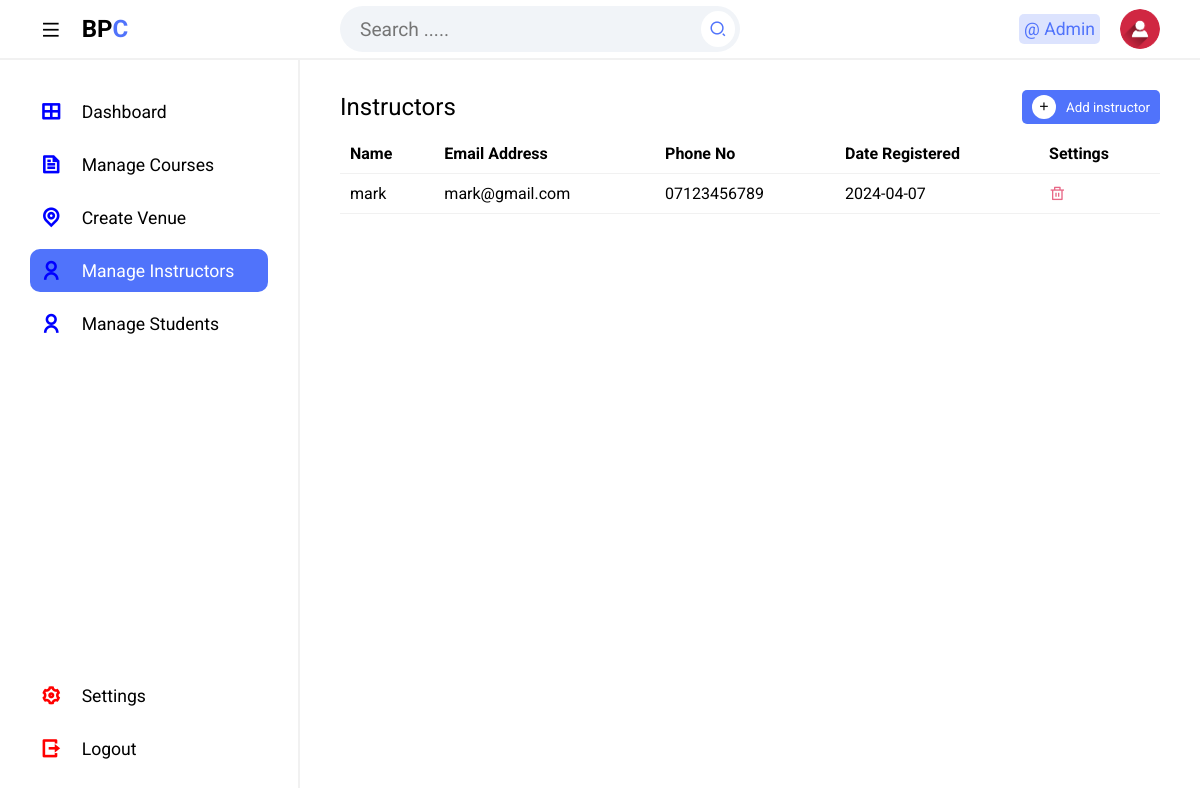
The app's page /manage-instructor (signed in) with its own data.
### tables this page shows
CREATE TABLE `tblinstructor` (
  `Id` int(10) NOT NULL,
  `firstName` varchar(255) NOT NULL,
  `lastName` varchar(255) NOT NULL,
  `emailAddress` varchar(255) NOT NULL,
  `password` varchar(255) NOT NULL,
  `phoneNo` varchar(50) NOT NULL,
  `departmentCode` varchar(50) NOT NULL,
  `dateCreated` varchar(50) NOT NULL
);

### resources/lib/php_functions.php (called while the page is built, shortened)
<?php
function fetch($sql)
{
    global $pdo;
    $stmt = $pdo->query($sql);
    $result = $stmt->fetchAll(PDO::FETCH_ASSOC);
    return $result;
}

### resources/pages/administrator/manage-instructor.php (the view, shortened to what this page needs)
<!DOCTYPE html>
<html lang="en">
<head>
    <link rel="stylesheet" href="resources/assets/css/admin_styles.css">
    <link rel="stylesheet" href="https://cdnjs.cloudflare.com/ajax/libs/font-awesome/6.5.1/css/all.min.css">
    <link href="https://cdnjs.cloudflare.com/ajax/libs/remixicon/4.2.0/remixicon.css" rel="stylesheet">
</head>
<body>
    <?php include "Includes/topbar.php"; ?>
    <section class=main>
        <?php include "Includes/sidebar.php"; ?>
        <div class="main--content">
            <div class="table-container">
                <div class="title" id="showButton">
                    <h2 class="section--title">Instructors</h2>
                    <button class="add"><i class="ri-add-line"></i>Add instructor</button>
                </div>
                <div class="table">
                    <table>
                        <thead>
                            <tr>
                                <th>Name</th>
                                <th>Email Address</th>
                                <th>Phone No</th>
                                <th>Date Registered</th>
                                <th>Settings</th>
                            </tr>
                        </thead>
                        <tbody>
                            <tr>
                                <?php
                                $sql = "SELECT * FROM tblinstructor";
                                $result = fetch($sql);
                                if ($result) {
                                    foreach ($result as $row) {
                                        echo "<tr id='rowinstructor{$row["Id"]}'>";
                                        echo "<td>" . $row["firstName"] . "</td>";
                                        echo "<td>" . $row["emailAddress"] . "</td>";
                                        echo "<td>" . $row["phoneNo"] . "</td>";
                                        echo "<td>" . $row["dateCreated"] . "</td>";
                                        echo "<td><span><i class='ri-delete-bin-line delete' data-id='{$row["Id"]}' data-name='instructor'></i></span></td>";
                                        echo "</tr>";
                                    }
                                } else {
                                    echo "<tr><td colspan='6'>No records found</td></tr>";
                                }
                                ?>
                        </tbody>
                    </table>
                </div>
            </div>
    </section>
</body>
</html>

### resources/assets/css/admin_styles.css (style rules this page uses)
* { margin: 0; padding: 0; box-sizing: border-box; font-family: 'Roboto', sans-serif; }
body { position: relative; width: 100%; }
.main { position: relative; width: 100%; min-height: calc(100vh - 60px); }
thead { position:sticky; top:0; background-color:white; padding:20px; }
.main--content { position: absolute; top: 0; right: 0; height: 100%; width: calc(100% - 300px); padding: 0 40px; transition: .3s; }
.title { display: flex; align-items: center; justify-content: space-between; margin-bottom: 10px; margin-top: 30px; }
.section--title { font-weight: 400; }
.add { display: flex; align-items: center; padding: 5px 10px; outline: none; border: none; background-color: #5073fb; color: #fff; border-radius: 5px; cursor: pointer; transition: .3s; }
.add i { margin-right: 10px; padding: 5px; background-color: #fff; border-radius: 50%; color: #000; }
.table-container { margin-bottom: 20px; }
.table { height: 200px; overflow-y: scroll; }
table { width: 100%; text-align: left; border-collapse: collapse; }
tr { border-bottom: 1px solid #f1f1f1; }
td, th { padding-block: 10px; padding:10px; }
.delete { color: #e86786; }

### records on screen
tblinstructor: firstName "mark", emailAddress "mark@gmail.com", phoneNo "07123456789", dateCreated "2024-04-07"

### other values on screen
$logged_in->name "Admin"
